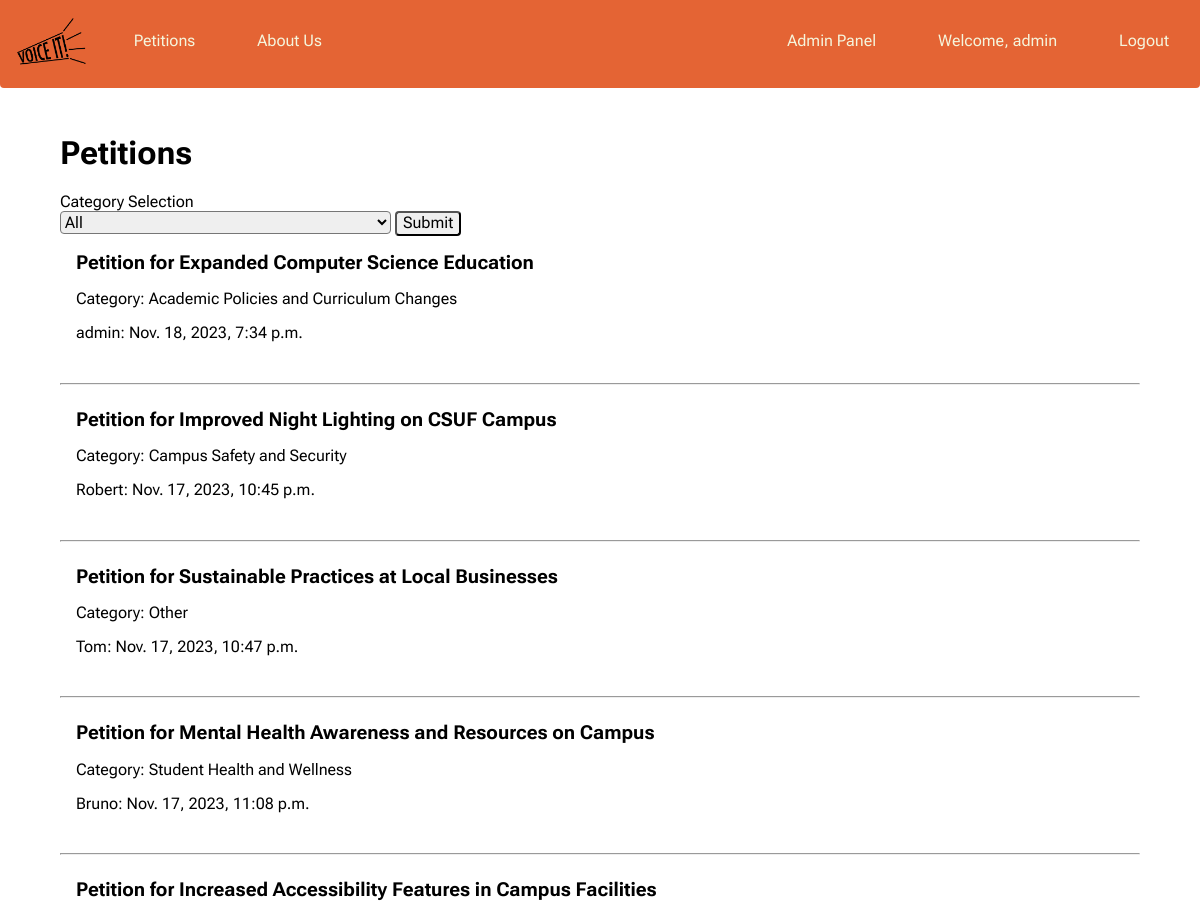
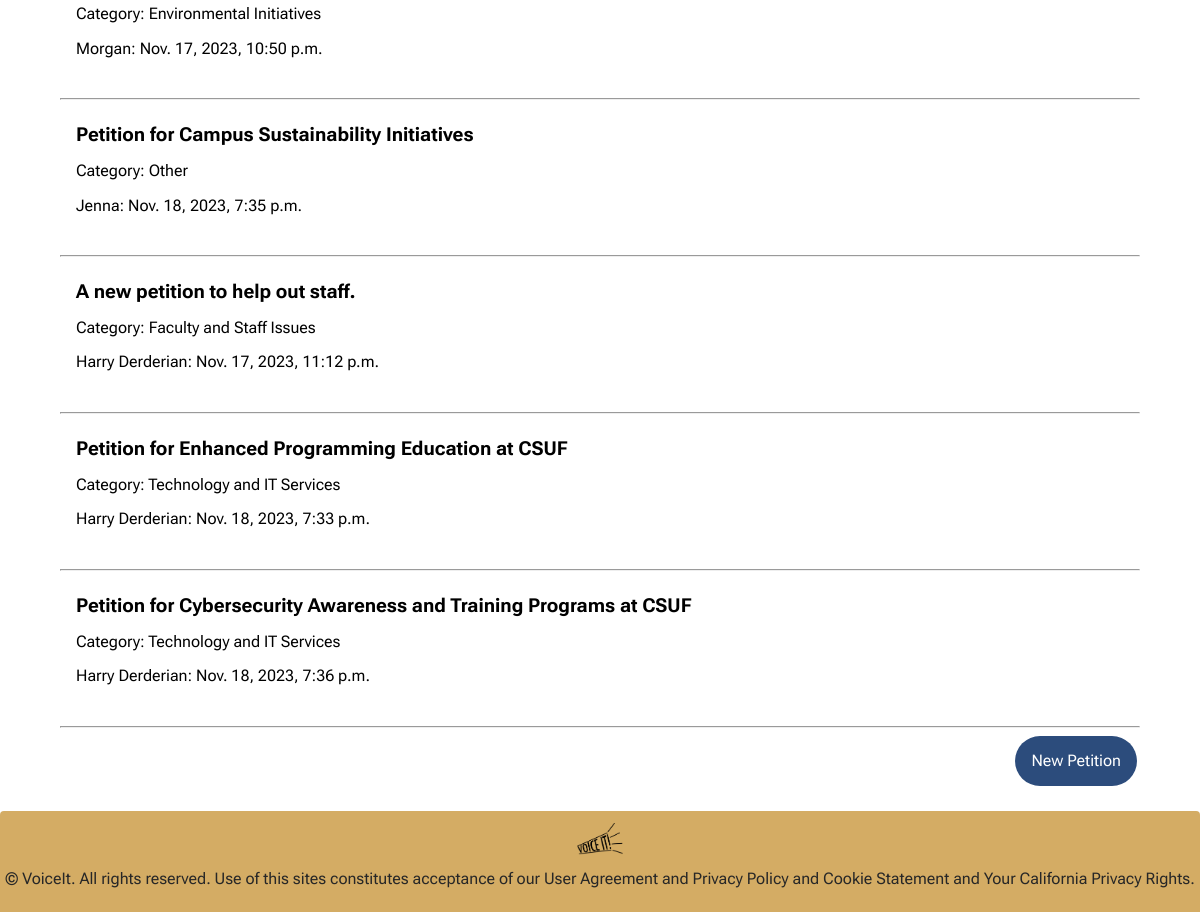
/petitions/ (signed in), run on the app's committed database (2 pictures, top to bottom).
### users/models.py (models this page shows, shortened)
class User(AbstractBaseUser, PermissionsMixin) :
    def csuf_email_validator(value):
      if not value.endswith('@csu.fullerton.edu') and not value.endswith('@fullerton.edu'):
        raise ValidationError("Only @csu.fullerton.edu or @fullerton.edu email addresses are allowed.")
    email = models.EmailField(max_length=254, unique=True, validators = [csuf_email_validator])
    username = models.CharField(max_length=254, unique=True)
    is_staff = models.BooleanField(default=False)
    is_superuser = models.BooleanField(default=False)
    is_active = models.BooleanField(default=True)
    last_login = models.DateTimeField(null=True, blank=True)
    date_joined = models.DateTimeField(auto_now_add=True)
    USERNAME_FIELD = 'username'
    EMAIL_FIELD = 'email'
    REQUIRED_FIELDS = ['email']
    objects = UserManager()

### base/models.py (models this page shows, shortened)
class Petition(models.Model) :
    id = models.UUIDField(primary_key=True, default=uuid.uuid4, editable=False, unique=True)
    author = models.ForeignKey(AUTH_USER_MODEL, on_delete = models.CASCADE, null = True)
    default_category = Category.objects.get(category_str="Other")
    category = models.ForeignKey(Category,  on_delete = models.CASCADE, null = False, blank = False,default=default_category.pk)
    signature_goal = models.PositiveIntegerField(null = True, blank = True)
    total_signatures = models.PositiveIntegerField(default = 0, null = True, blank = True)
    TITLE_CHAR_LIMIT = 70
    title = models.CharField(max_length = TITLE_CHAR_LIMIT, null=False, blank = False)
    ALLOW_EMPTY_TEXT = False
    description = models.TextField(null = ALLOW_EMPTY_TEXT, blank = ALLOW_EMPTY_TEXT, default="No description given.")
    last_updated = models.DateTimeField(auto_now = True)
    creation_date = models.DateTimeField(auto_now_add = True)

class Category(models.Model) :
    category_str = models.CharField(max_length = 100)
    def __str__(self) :
        return str(self.category_str)

### base/views.py (the view, shortened to what this page needs)
# urls.py: path('petitions/', views.petitions, name = "petitions"),
def petitions(request) :
    context = {"petitions" : Petition.objects.all(),
                "categories" : Category.objects.all() }
    return render(request, 'base/petitions.html', context)

### base/templates/base/petitions.html (shortened to what this page needs)
{% extends 'main.html' %}
{% block content %}
<h1>Petitions</h1>
<label>Category Selection</label>
<form action="" method="POST" class="petitions-dropdown">
    <select name="q">
        <option value="">All</option>
    </select>
    <input type="submit">
</form>
<div class="petitions-all">
    {% for petition in petitions %}
    <a href="{% url 'petition' petition.id%}">
    <div class="petition-block">
        <span class="petition-title">{{petition.title}}</span>
        <p>Category: {{petition.category}}</p>
        <p>{{petition.author.username}}: {{petition.last_updated}}</p>
    </div>
    </a>
    <hr>
    {% endfor %}
</div>
<a href="{% url 'create-petition' %}">
    <button class="petition-button">
        New Petition
    </button>
</a>
{%endblock content%}

### templates/navbar.html
{%load static%}
<div class="navbar">
    <ul class="navbar-left">
        <li>
            <a class="logo" href="{% url 'home' %}">
                <img src="{%static 'VOICEIT_LOGO_transparent.png'%}"/>
            </a>
        </li>
        <li>
            <a href="{% url 'petitions' %}">
                Petitions
            </a>
        </li>
        <li>
            <a href="{% url 'aboutUs' %}">
                About Us
            </a>
        </li>
    </ul>
    <ul class="navbar-right">
        {% if request.user.is_authenticated %}
            {% if request.user.is_staff %}
                <li>
                    <a href="/admin">
                        Admin Panel
                    </a>
                </li>
            {% endif %}
            <li>
                <a href = "{% url 'profile' user.id %}">
                    Welcome, {{ request.user.username }}
                </a>
            </li>
            <li>
                <a href="{% url 'logout' %}">
                    Logout
                </a>
            </li>
            {% else %}
            <li>
                <a href="{% url 'login' %}">
                    Login/Register
                </a>
            </li>
        {% endif %}
    </ul>
</div>

### templates/static/style.css (style rules this page uses)
:root { --orange-bg: rgb(228,100,52); --orange-light: rgb(255, 127, 81); --orange-hover: rgba(228,100,52, .25); --yellow-bg: rgb(212,172,100); --red-bg: rgb(204, 36, 52); --red-light:#d13a48; --blue-bg: rgb(44, 76, 124); --blue-light: rgb(80, 116, 170); --light-black: #272727; }
* { font-family: 'Roboto Flex','Calibri', Helvetica, Arial, sans-serif; }
button, input, select, textarea { font-family: inherit; font-size: 100%; border-radius: 4px; }
.navbar { display: flex; justify-content: space-between; background-color: var(--orange-bg); color: beige; border-bottom-left-radius:4px; border-bottom-right-radius:4px; position:sticky; top:0; width:100%; }
.navbar-left, .navbar-right { list-style: none; padding: 0; display: flex; }
.navbar-right { margin-left: auto; }
.navbar a { display:block; padding: 1em; text-decoration: none; color: beige; margin: 0 15px; border-radius:25px; }
.navbar .logo { padding:2px; }
.navbar .logo img { padding:none; height: 3em; }
.petitions-all a { text-decoration: none; color:black; }
.petition-block { padding: 1em; margin:auto; border-radius: 10px; }
.petition-title { font-size: larger; font-weight:bold; display:block; }
.petition-button { border:none; background-color: var(--blue-bg); color:white; padding: 1em; float:right; border-radius: 40px; margin: 0px 3px; }

### data on the page
User: user.username "admin"
Petition: title "Petition for Expanded Computer Science Education", category "Academic Policies and Curriculum Changes", author.username "admin", last_updated "Nov. 18, 2023, 7:34 p.m."
Petition: title "Petition for Improved Night Lighting on CSUF Campus", category "Campus Safety and Security", author.username "Robert", last_updated "Nov. 17, 2023, 10:45 p.m."
Petition: title "Petition for Sustainable Practices at Local Businesses", category "Other", author.username "Tom", last_updated "Nov. 17, 2023, 10:47 p.m."
Petition: title "Petition for Mental Health Awareness and Resources on Campus", category "Student Health and Wellness", author.username "Bruno", last_updated "Nov. 17, 2023, 11:08 p.m."
Petition: title "Petition for Increased Accessibility Features in Campus Facilities", category "Environmental Initiatives", author.username "Morgan", last_updated "Nov. 17, 2023, 10:50 p.m."
Petition: title "Petition for Campus Sustainability Initiatives", category "Other", author.username "Jenna", last_updated "Nov. 18, 2023, 7:35 p.m."
Petition: title "A new petition to help out staff.", category "Faculty and Staff Issues", author.username "Harry Derderian", last_updated "Nov. 17, 2023, 11:12 p.m."
Petition: title "Petition for Enhanced Programming Education at CSUF", category "Technology and IT Services", author.username "Harry Derderian", last_updated "Nov. 18, 2023, 7:33 p.m."
Petition: title "Petition for Cybersecurity Awareness and Training Programs at CSUF", category "Technology and IT Services", author.username "Harry Derderian", last_updated "Nov. 18, 2023, 7:36 p.m."
